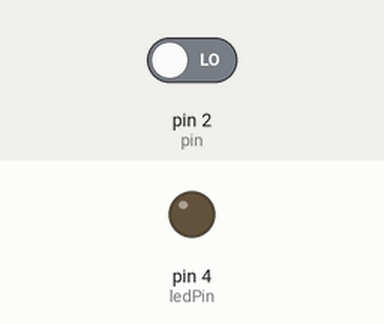
A program run on a simulated Arduino Uno, built with avr-gcc and run on an emulated ATmega328P. Shown: output pins drawn as LEDs (lit = HIGH). The inputs (shaded band) are chosen by the test bench; at power-on: pin 2 (pin) LOW.

Above: at 1.2 s.
1.3 s: pin 2 (pin) driven HIGH
At 2.1 s:
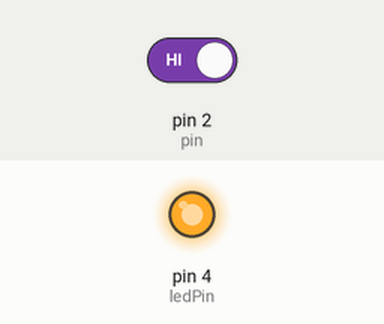
2.8 s: pin 2 (pin) driven LOW
At 3.3 s:
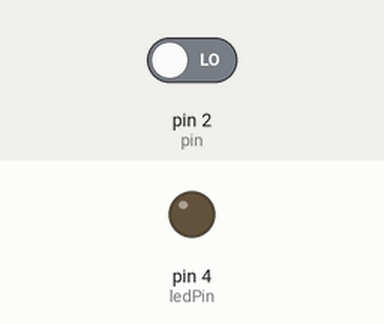
Timing chart, 0 to 5.8 s (numbered marks = the images above; inputs shaded):
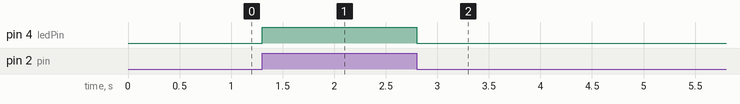

Measured:
- after the input at 1.3 s, pin 4 (ledPin): LOW → HIGH at once
- after the input at 2.8 s, pin 4 (ledPin): HIGH → LOW at once

The program:

main.cpp
```cpp
#include <Arduino.h>

void blink();
const int pin = 2;              // définir la broche d'interruption à 2
const int ledPin = 4;           // définir la broche de la LED à 4

volatile int state = LOW;      // Pour garantir que les variables partagées entre une ISR et le programme principal
                               // soient mises à jour correctement, il faut les déclarer comme volatile.

void setup() {
   pinMode(ledPin, OUTPUT); // définir la broche 13 comme sortie
   attachInterrupt(digitalPinToInterrupt(pin), blink, CHANGE);
   // interruption à la broche 2, exécute l'ISR blink lorsque la broche change de valeur
}

void loop() {
  // digitalWrite(ledPin, state); // la broche 13 prend la valeur de 'state'
}

void blink() {
  // fonction ISR
  state = !state; // inverser l'état lorsque l'interruption se produit
  digitalWrite(ledPin, state); // la broche 13 prend la valeur de 'state'
}
```
